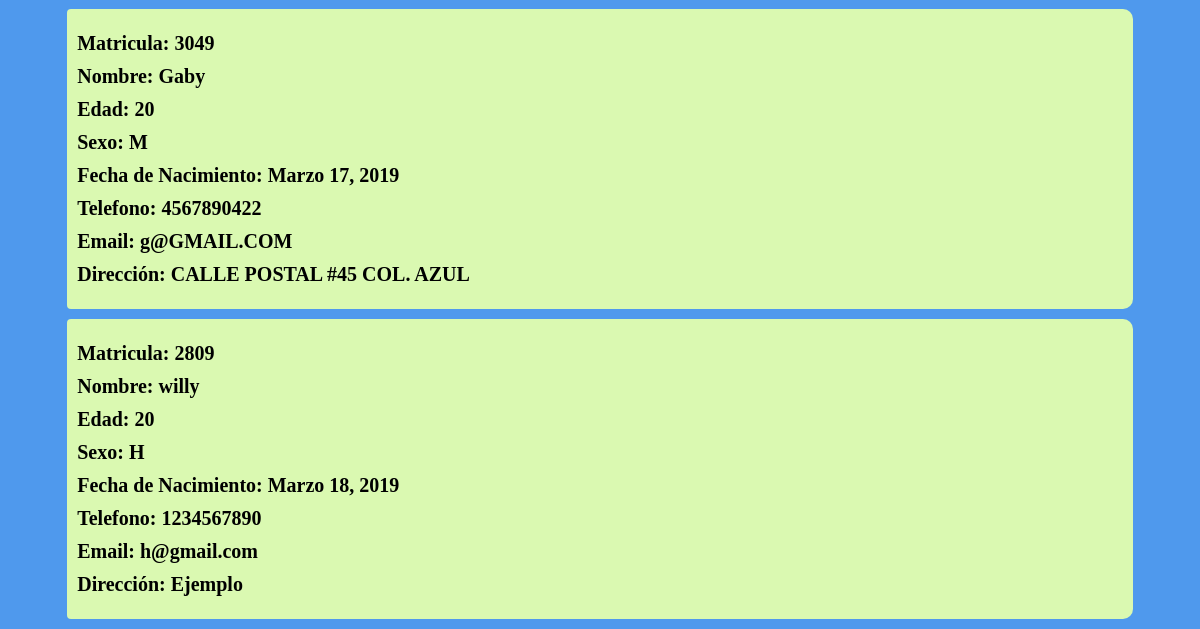
The app's page /resultado (lower part), older data.
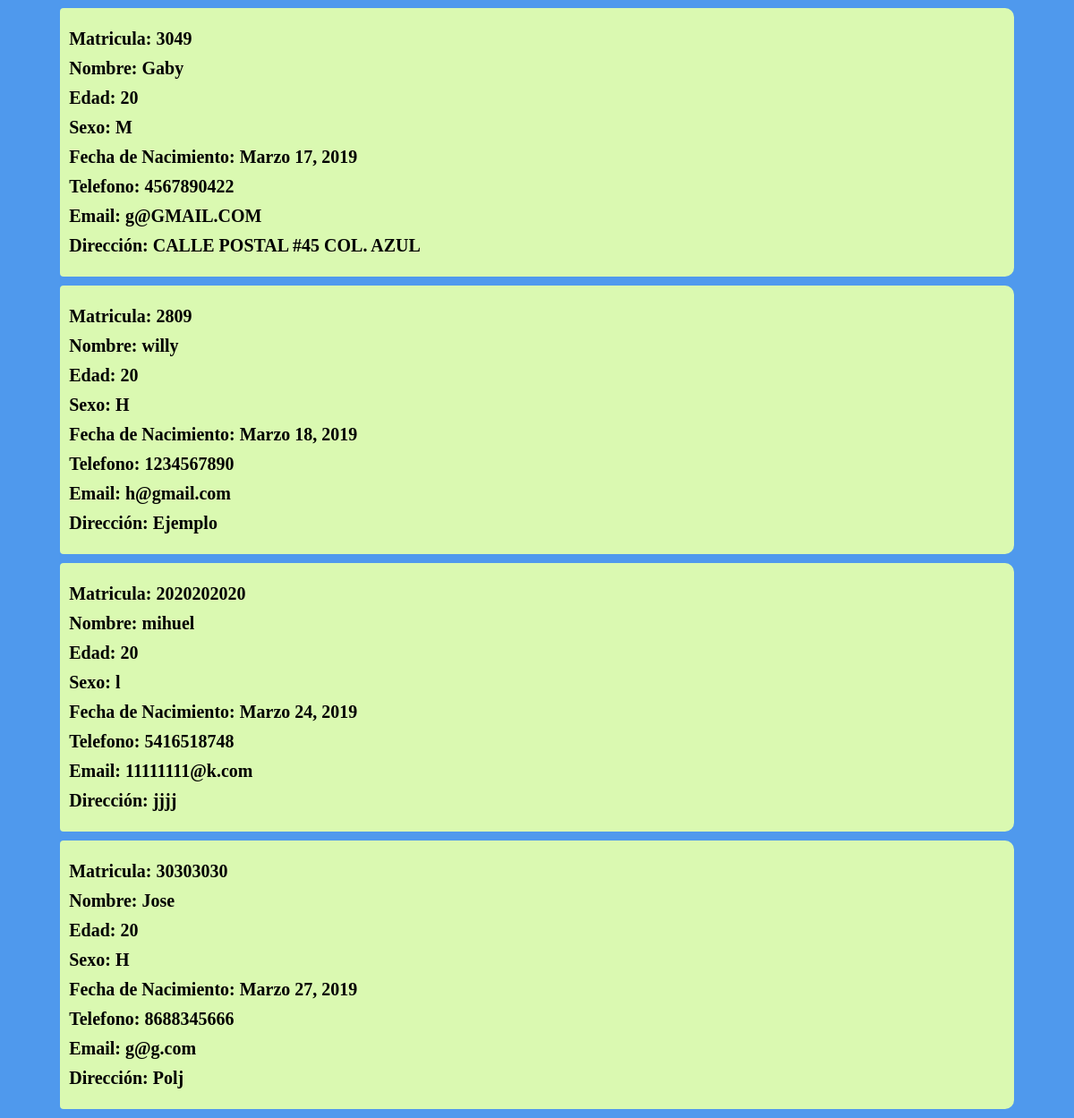
The same page, newer data.
### Alumnos/models.py (models this page shows, shortened)
class DatosPersonales(models.Model):
    Num_count=models.CharField(max_length=100,primary_key=True)
    Nombre=models.CharField(max_length=20)
    Sexo=models.CharField(max_length=1)
    Edad=models.IntegerField()
    FechaNacimiento=models.DateField()
    Telefono=models.CharField(max_length=10)
    Email= models.EmailField()
    Domicilio=models.TextField()

### Alumnos/views.py (the view)
# urls.py: path("resultado",views.res, name="resultado"),
def res(request):
    Datos=DatosPersonales.objects.all()
    return render(request, "Alumnos/resultado.html",{"Alumnos":Datos})

### Alumnos/templates/Alumnos/resultado.html (shortened to what this page needs)
{% extends "Alumnos/base.html" %}
{% load static %}
{%block estilos%}
<link rel="stylesheet" type="text/css" href="{% static 'css/resultados.css' %}">
{%endblock%}
{% block contenido%}
{% for objecto in Alumnos%}
<div class="info">
    <p id="Maticula"> <br/>Matricula: {{objecto.Num_count}}</p>
    <p id="Nombre">Nombre: {{objecto.Nombre}}</p>
    <p id="Edad">Edad: {{objecto.Edad}}</p>
    <p id="Sexo">Sexo: {{objecto.Sexo}}</p>
    <p id="Fecha">Fecha de Nacimiento: {{objecto.FechaNacimiento}}</p>
    <p id="Telefono">Telefono: {{objecto.Telefono}}</p>
    <p id="Email">Email: {{objecto.Email}}</p>
    <p id="Dir">Dirección: {{objecto.Domicilio}} <br/> <br/></p>
</div>
{% endfor %}
{% endblock %}

### Alumnos/templates/Alumnos/base.html (shortened to what this page needs)
{% load static %}
<!DOCTYPE html>
<html lang="en">
<head>
    <link rel="stylesheet" type="text/css" href="{% static 'css/base.css' %}">
    <link rel="stylesheet" href="https://use.fontawesome.com/releases/v5.8.1/css/all.css">
        {% block estilos %}
        {% endblock %}
</head>
<body>
{% block contenido %}
{% endblock %}
</body>
</html>

### Alumnos/static/css/base.css (style rules this page uses)
body { background-color: orange; }

### Alumnos/static/css/resultados.css (style rules this page uses)
body { background-color:#4f99ed; color:black; }
.info { margin:auto; background-color:#daf9b1; width:90%; border-radius:4px 10px 10px 4px; }
p { font-size:20px; font-weight:bold; margin-left:0.5em; margin-top:0.5em; margin-bottom:0.5em; }

Row changes from the older to the newer data that the page shows:
added DatosPersonales: Num_count "2020202020", Nombre "mihuel", Edad "20", Sexo "l", FechaNacimiento "Marzo 24, 2019", Telefono "5416518748", Email "11111111@k.com", Domicilio "jjjj"
added DatosPersonales: Num_count "30303030", Nombre "Jose", Edad "20", Sexo "H", FechaNacimiento "Marzo 27, 2019", Telefono "8688345666", Email "g@g.com", Domicilio "Polj"
